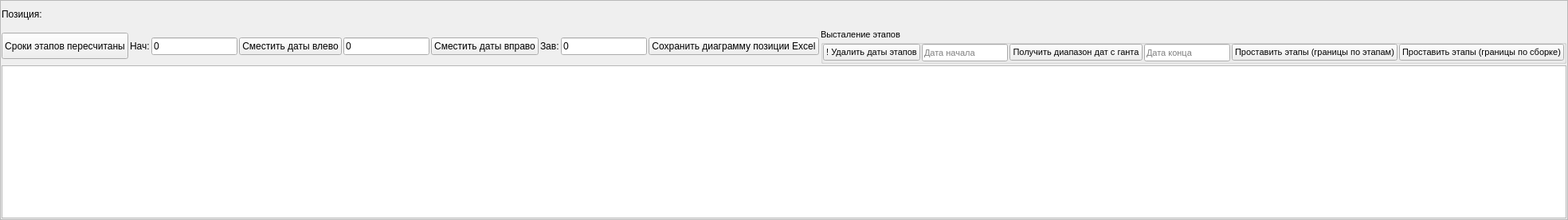
          <widget class="QFrame" name="fr_gant_local">
           <property name="frameShape">
            <enum>QFrame::StyledPanel</enum>
           </property>
           <property name="frameShadow">
            <enum>QFrame::Raised</enum>
           </property>
           <layout class="QVBoxLayout" name="verticalLayout_35">
            <property name="spacing">
             <number>2</number>
            </property>
            <property name="leftMargin">
             <number>1</number>
            </property>
            <property name="topMargin">
             <number>1</number>
            </property>
            <property name="rightMargin">
             <number>1</number>
            </property>
            <property name="bottomMargin">
             <number>1</number>
            </property>
            <item>
             <layout class="QHBoxLayout" name="horizontalLayout_17">
              <item>
               <widget class="QLabel" name="label_5">
                <property name="maximumSize">
                 <size>
                  <width>111</width>
                  <height>16777215</height>
                 </size>
                </property>
                <property name="text">
                 <string>Позиция: </string>
                </property>
               </widget>
              </item>
              <item>
               <widget class="QLabel" name="lbl_select_poz_kpl">
                <property name="minimumSize">
                 <size>
                  <width>0</width>
                  <height>32</height>
                 </size>
                </property>
                <property name="maximumSize">
                 <size>
                  <width>16777215</width>
                  <height>32</height>
                 </size>
                </property>
                <property name="font">
                 <font>
                  <pointsize>10</pointsize>
                 </font>
                </property>
                <property name="text">
                 <string/>
                </property>
                <property name="wordWrap">
                 <bool>true</bool>
                </property>
               </widget>
              </item>
             </layout>
            </item>
            <item>
             <layout class="QHBoxLayout" name="horizontalLayout_16">
              <item>
               <widget class="QPushButton" name="btn_apply_recalc_dates_etaps">
                <property name="minimumSize">
                 <size>
                  <width>33</width>
                  <height>33</height>
                 </size>
                </property>
                <property name="text">
                 <string>Сроки этапов пересчитаны</string>
                </property>
               </widget>
              </item>
              <item>
               <widget class="QLabel" name="label">
                <property name="text">
                 <string>Нач:</string>
                </property>
               </widget>
              </item>
              <item>
               <widget class="QLineEdit" name="le_edit_local_gant_nach">
                <property name="text">
                 <string>0</string>
                </property>
               </widget>
              </item>
              <item>
               <widget class="QPushButton" name="btn_edit_local_gant_left">
                <property name="text">
                 <string>Сместить даты влево</string>
                </property>
               </widget>
              </item>
              <item>
               <widget class="QLineEdit" name="le_edit_local_gant_full_etap">
                <property name="toolTip">
                 <string>Весь этап</string>
                </property>
                <property name="text">
                 <string>0</string>
                </property>
                <property name="placeholderText">
                 <string/>
                </property>
               </widget>
              </item>
              <item>
               <widget class="QPushButton" name="btn_edit_local_gant_right">
                <property name="text">
                 <string>Сместить даты вправо</string>
                </property>
               </widget>
              </item>
              <item>
               <widget class="QLabel" name="label_2">
                <property name="text">
                 <string>Зав:</string>
                </property>
               </widget>
              </item>
              <item>
               <widget class="QLineEdit" name="le_edit_local_gant_kon">
                <property name="text">
                 <string>0</string>
                </property>
               </widget>
              </item>
              <item>
               <widget class="QPushButton" name="btn_copy_excel">
                <property name="text">
                 <string>Сохранить диаграмму позиции Excel</string>
                </property>
               </widget>
              </item>
              <item>
               <widget class="QGroupBox" name="groupBox_9">
                <property name="minimumSize">
                 <size>
                  <width>500</width>
                  <height>44</height>
                 </size>
                </property>
                <property name="font">
                 <font>
                  <pointsize>8</pointsize>
                 </font>
                </property>
                <property name="title">
                 <string>Высталение этапов</string>
                </property>
                <layout class="QHBoxLayout" name="horizontalLayout_34">
                 <property name="spacing">
                  <number>2</number>
                 </property>
                 <property name="leftMargin">
                  <number>0</number>
                 </property>
                 <property name="topMargin">
                  <number>0</number>
                 </property>
                 <property name="rightMargin">
                  <number>0</number>
                 </property>
                 <property name="bottomMargin">
                  <number>0</number>
                 </property>
                 <item>
                  <widget class="QPushButton" name="btn_del_dates_etaps">
                   <property name="text">
                    <string>! Удалить даты этапов</string>
                   </property>
                  </widget>
                 </item>
                 <item>
                  <widget class="QLineEdit" name="le_start_set_dates_etaps">
                   <property name="placeholderText">
                    <string>Дата начала</string>
                   </property>
                  </widget>
                 </item>
                 <item>
                  <widget class="QPushButton" name="btn_set_start_end_dates">
                   <property name="text">
                    <string>Получить диапазон дат с ганта</string>
                   </property>
                  </widget>
                 </item>
                 <item>
                  <widget class="QLineEdit" name="le_end_set_dates_etaps">
                   <property name="placeholderText">
                    <string>Дата конца</string>
                   </property>
                  </widget>
                 </item>
                 <item>
                  <widget class="QPushButton" name="btn_set_dates_etaps">
                   <property name="text">
                    <string>Проставить этапы (границы по этапам)</string>
                   </property>
                  </widget>
                 </item>
                 <item>
                  <widget class="QPushButton" name="btn_set_dates_etaps_by_sb">
                   <property name="text">
                    <string>Проставить этапы (границы по сборке)</string>
                   </property>
                  </widget>
                 </item>
                </layout>
               </widget>
              </item>
             </layout>
            </item>
            <item>
             <widget class="QTableWidget" name="tbl_preview"/>
            </item>
           </layout>
          </widget>
